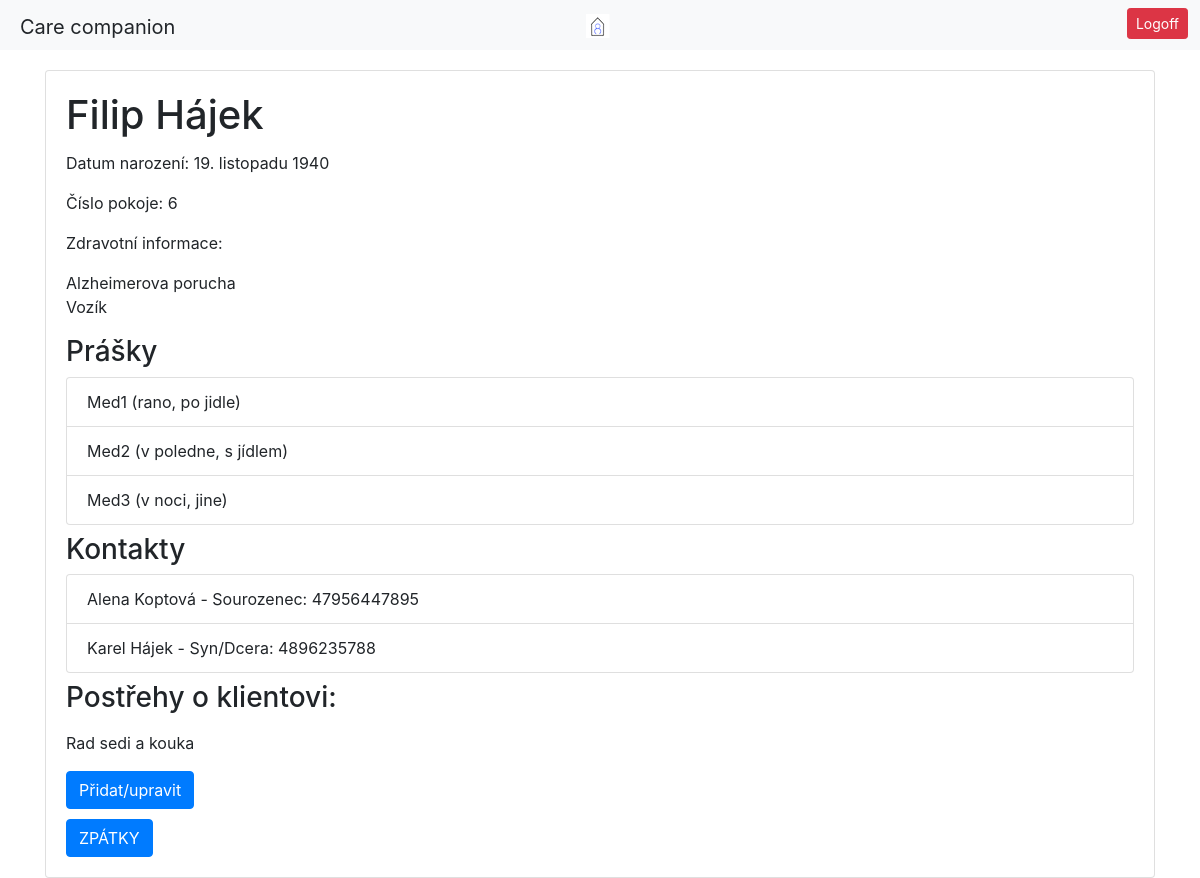
Screenshot of /opatrovnik/karty-klientu/Filip-Hájek/ (signed in) with the database file from the repository.
### patient/models.py (models this page shows)
class Patient(models.Model):
    user = models.OneToOneField(User, on_delete=models.CASCADE, default='', related_name='patient_profile')
    date_of_admission = models.DateField()
    room_number = models.IntegerField()
    birthday = models.DateField()
    health_info = models.TextField()
    observations = models.TextField(blank=True, null=True)
    objects = models.Manager()
    class ContactManager(models.Manager):
        def create_contact(self, patient, relationship, name, phone_number):
            return self.create(patient=patient, relationship=relationship, name=name, phone_number=phone_number)
    class MedicationIntakeManager(models.Manager):
        def create_medication(self, patient, medication, when, how):
            return self.create(patient=patient, medication=medication, when=when, how=how)
    medications = MedicationIntakeManager()
    contacts = ContactManager()
    class ActivityManager(models.Manager):
        def create_activity(self, patient, date, time, description):
            return self.create(patient=patient, date=date, time=time, description=description)
    activities = ActivityManager()
    @property
    def first_name(self):
        return self.user.first_name
    @property
    def last_name(self):
        return self.user.last_name

class MedicationIntake(models.Model):
    medication = models.CharField(max_length=50)
    WHEN_CHOICES = (
        ('rano', 'Ráno'),
        ('v poledne', 'V poledne'),
        ('vecer', 'Večer'),
        ('v noci', 'V noci'),
        ('jine', 'Jiné'),
    )
    when = models.CharField(max_length=20, choices=WHEN_CHOICES)
    HOW_CHOICES = (
        ('pred jidlem', 'Před jídlem'),
        ('s jídlem', 'S jídlem'),
        ('po jidle', 'Po jídle'),
        ('jine', 'Jiné'),
    )
    how = models.CharField(max_length=20, choices=HOW_CHOICES)
    patient = models.ForeignKey(Patient, on_delete=models.CASCADE)

class Contact(models.Model):
    RELATIONSHIP_CHOICES = (
        ('syn/dcera', 'Syn/Dcera'),
        ('pritel/kyne', 'Přítel/kyně'),
        ('sourozenec', 'Sourozenec'),
        ('rodic', 'Rodič'),
        ('manzel/ka', 'Manžel/ka'),
        ('jini pribuzni', 'Jiní příbuzní'),
        ('jine', 'Jiné'),
    )
    relationship = models.CharField(max_length=20, choices=RELATIONSHIP_CHOICES)
    name = models.CharField(max_length=25)
    phone_number = models.IntegerField(null=True)
    patient = models.ForeignKey(Patient, on_delete=models.CASCADE)

### caregiver/decorators.py (the view)
    def _wrapped_view(request, *args, **kwargs):
        if request.user.is_authenticated:
            groups = request.user.groups.values_list('name', flat=True)
            if 'Caregivers' in groups:
                return view_func(request, *args, **kwargs)
        messages.success(request, 'Pro přístup do aplikace se přihlašte.')
        return redirect('login_user')

### caregiver/views.py (called while the page is built)
@caregiver_required
def patient_info(request, full_name_of_patient):
    first_name, last_name = full_name_of_patient.split('-')
    patient = Patient.objects.get(user__first_name=first_name, user__last_name=last_name)
    form = ObservationForm(request.POST or None, instance=patient)
    if form.is_valid():
        form.save()
        return redirect('patient_info', full_name_of_patient)
    return render(request, 'patient_info.html', {'patient': patient, 'form': form})

### caregiver/templates/patient_info.html (shortened to what this page needs)
{% extends 'base_caregiver.html' %}
{% load static %}
{% block navbar %}
     <a href="{% url 'index_caregiver' %}"><img src="{% static 'CareLogo.png' %}" alt="Italian Trulli"></a>
{% endblock %}
{% block content %}
<div class="container">
    <div class="card">
        <div class="card-body">
            <h1 class="card-title">{{ patient.first_name }} {{ patient.last_name }}</h1>
            <p class="card-text">Datum narození: {{ patient.birthday }}</p>
            <p class="card-text">Číslo pokoje: {{ patient.room_number }}</p>
            <p class="card-text">Zdravotní informace: {{ patient.health_info|linebreaks }}</p>
            <h3>Prášky</h3>
            <ul class="list-group">
                {% for medication_intake in patient.medicationintake_set.all %}
                    <li class="list-group-item">{{ medication_intake.medication }} ({{ medication_intake.when }}, {{ medication_intake.how }})</li>
                {% endfor %}
            </ul>
            <h3 class="pt-2">Kontakty</h3>
            <ul class="list-group">
                {% for contact in patient.contact_set.all %}
                    <li class="list-group-item">{{ contact.name }} - {{ contact.get_relationship_display }}: {{ contact.phone_number }}</li>
                {% endfor %}
            </ul>
            <h3 class="pt-2">Postřehy o klientovi:</h3>
            {% if not form.instance.observations %}
                <div id="current-observations" style="display: none;">
            {% else %}
                <div id="current-observations">
            {% endif %}
                <p>{{ patient.observations|linebreaks }}</p>
            </div>
            <button id="edit-observations" class="btn btn-primary" style="margin-top: 0px; margin-bottom: 10px">Přidat/upravit</button>
            <br>
            <a href="{% url 'medical_cards' %}" class="btn btn-primary">ZPÁTKY</a>
        </div>
    </div>
</div>
</div>
{% endblock %}

### static/caregiver/caregiver.css (style rules this page uses)
div .card { margin-top: 20px; }

### rows the page displays
Patient: first_name "Filip", last_name "Hájek", birthday "19. listopadu 1940", room_number "6", health_info "Alzheimerova porucha Vozík", observations "Rad sedi a kouka"
MedicationIntake: medication "Med1", when "rano", how "po jidle"
MedicationIntake: medication "Med2", when "v poledne", how "s jídlem"
MedicationIntake: medication "Med3", when "v noci", how "jine"
Contact: name "Alena Koptová", relationship "Sourozenec", phone_number "47956447895"
Contact: name "Karel Hájek", relationship "Syn/Dcera", phone_number "4896235788"
